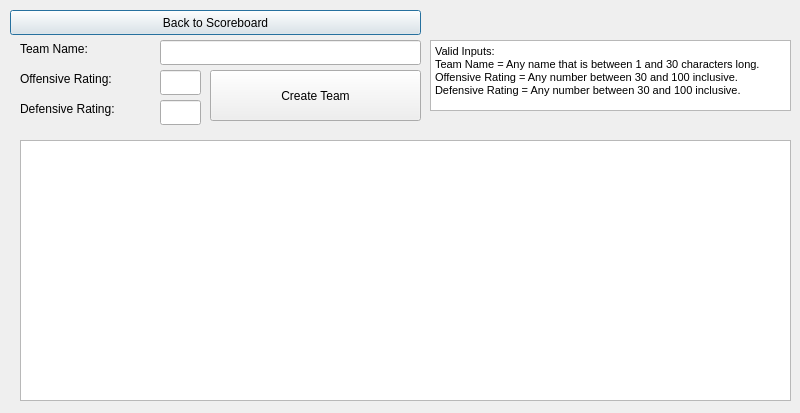
<?xml version="1.0" encoding="UTF-8"?>
<ui version="4.0">
 <class>TeamDetails</class>
 <widget class="QDialog" name="TeamDetails">
  <property name="geometry">
   <rect>
    <x>0</x>
    <y>0</y>
    <width>800</width>
    <height>413</height>
   </rect>
  </property>
  <property name="windowTitle">
   <string>Dialog</string>
  </property>
  <widget class="QPushButton" name="scoreBoardButton">
   <property name="geometry">
    <rect>
     <x>10</x>
     <y>10</y>
     <width>411</width>
     <height>25</height>
    </rect>
   </property>
   <property name="text">
    <string>Back to Scoreboard</string>
   </property>
  </widget>
  <widget class="QListView" name="teamListView">
   <property name="geometry">
    <rect>
     <x>20</x>
     <y>140</y>
     <width>771</width>
     <height>261</height>
    </rect>
   </property>
  </widget>
  <widget class="QLineEdit" name="teamNameInput">
   <property name="geometry">
    <rect>
     <x>160</x>
     <y>40</y>
     <width>261</width>
     <height>25</height>
    </rect>
   </property>
  </widget>
  <widget class="QLineEdit" name="offensiveRatingInput">
   <property name="geometry">
    <rect>
     <x>160</x>
     <y>70</y>
     <width>41</width>
     <height>25</height>
    </rect>
   </property>
  </widget>
  <widget class="QLineEdit" name="defensiveRatingInput">
   <property name="geometry">
    <rect>
     <x>160</x>
     <y>100</y>
     <width>41</width>
     <height>25</height>
    </rect>
   </property>
  </widget>
  <widget class="QPushButton" name="createTeamButton">
   <property name="geometry">
    <rect>
     <x>210</x>
     <y>70</y>
     <width>211</width>
     <height>51</height>
    </rect>
   </property>
   <property name="text">
    <string>Create Team</string>
   </property>
  </widget>
  <widget class="QTextEdit" name="directionsLabel">
   <property name="geometry">
    <rect>
     <x>430</x>
     <y>40</y>
     <width>361</width>
     <height>71</height>
    </rect>
   </property>
   <property name="html">
    <string>&lt;!DOCTYPE HTML PUBLIC &quot;-//W3C//DTD HTML 4.0//EN&quot; &quot;http://www.w3.org/TR/REC-html40/strict.dtd&quot;&gt;
&lt;html&gt;&lt;head&gt;&lt;meta name=&quot;qrichtext&quot; content=&quot;1&quot; /&gt;&lt;style type=&quot;text/css&quot;&gt;
p, li { white-space: pre-wrap; }
&lt;/style&gt;&lt;/head&gt;&lt;body style=&quot; font-family:'Ubuntu'; font-size:11pt; font-weight:400; font-style:normal;&quot;&gt;
&lt;p style=&quot; margin-top:0px; margin-bottom:0px; margin-left:0px; margin-right:0px; -qt-block-indent:0; text-indent:0px;&quot;&gt;&lt;span style=&quot; font-size:8pt;&quot;&gt;Valid Inputs: &lt;/span&gt;&lt;/p&gt;
&lt;p style=&quot; margin-top:0px; margin-bottom:0px; margin-left:0px; margin-right:0px; -qt-block-indent:0; text-indent:0px;&quot;&gt;&lt;span style=&quot; font-size:8pt;&quot;&gt;Team Name = Any name that is between 1 and 30 characters long.&lt;/span&gt;&lt;/p&gt;
&lt;p style=&quot; margin-top:0px; margin-bottom:0px; margin-left:0px; margin-right:0px; -qt-block-indent:0; text-indent:0px;&quot;&gt;&lt;span style=&quot; font-size:8pt;&quot;&gt;Offensive Rating = Any number between 30 and 100 inclusive.&lt;/span&gt;&lt;/p&gt;
&lt;p style=&quot; margin-top:0px; margin-bottom:0px; margin-left:0px; margin-right:0px; -qt-block-indent:0; text-indent:0px;&quot;&gt;&lt;span style=&quot; font-size:8pt;&quot;&gt;Defensive Rating = Any number between 30 and 100 inclusive.&lt;/span&gt;&lt;/p&gt;&lt;/body&gt;&lt;/html&gt;</string>
   </property>
  </widget>
  <widget class="QLabel" name="teamNameLabel">
   <property name="geometry">
    <rect>
     <x>20</x>
     <y>40</y>
     <width>131</width>
     <height>17</height>
    </rect>
   </property>
   <property name="text">
    <string>Team Name: </string>
   </property>
  </widget>
  <widget class="QLabel" name="offensiveRatingLabel">
   <property name="geometry">
    <rect>
     <x>20</x>
     <y>70</y>
     <width>131</width>
     <height>17</height>
    </rect>
   </property>
   <property name="text">
    <string>Offensive Rating: </string>
   </property>
  </widget>
  <widget class="QLabel" name="defensiveRatingLabel">
   <property name="geometry">
    <rect>
     <x>20</x>
     <y>100</y>
     <width>121</width>
     <height>17</height>
    </rect>
   </property>
   <property name="text">
    <string>Defensive Rating: </string>
   </property>
  </widget>
 </widget>
 <resources/>
 <connections/>
</ui>
